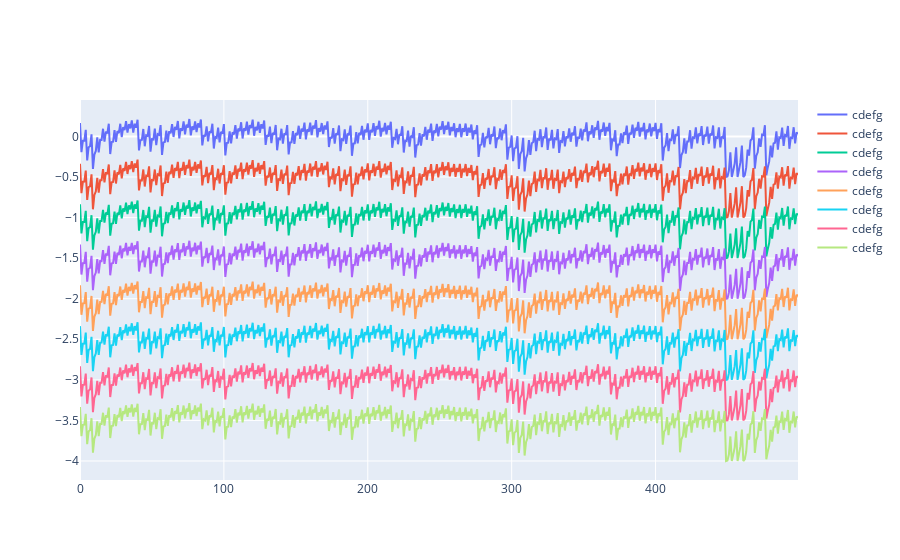

The cell this chart's notebook holds for it:
### Code cell
import plotly.graph_objects as pgo
fig = pgo.Figure()
for i, trace in enumerate(data):
    fig.add_trace(pgo.Scatter(y=trace["trace"] - i * 0.5, name=bytes(trace["attempt"]).decode()))
fig["data"][0]["showlegend"] = True
fig.show()

plotly.io.write_image(fig, "/home/stefan/Downloads/hackerkiste 1.png", width=1920, height=800)

### Figure 1 — Plotly figure (JSON) as saved in the notebook; plotly's stock layout.template omitted (floating-point values rounded to 4 significant figures; data arrays with more than 128 entries replaced by an {"elided": "..."} marker saying what was removed)
{"data": [{"name": "cdefg", "showlegend": true, "type": "scatter", "y": {"elided": "500 float values"}}, {"name": "cdefg", "type": "scatter", "y": {"elided": "500 float values"}}, {"name": "cdefg", "type": "scatter", "y": {"elided": "500 float values"}}, {"name": "cdefg", "type": "scatter", "y": {"elided": "500 float values"}}, {"name": "cdefg", "type": "scatter", "y": {"elided": "500 float values"}}, {"name": "cdefg", "type": "scatter", "y": {"elided": "500 float values"}}, {"name": "cdefg", "type": "scatter", "y": {"elided": "500 float values"}}, {"name": "cdefg", "type": "scatter", "y": {"elided": "500 float values"}}], "layout": {}}
